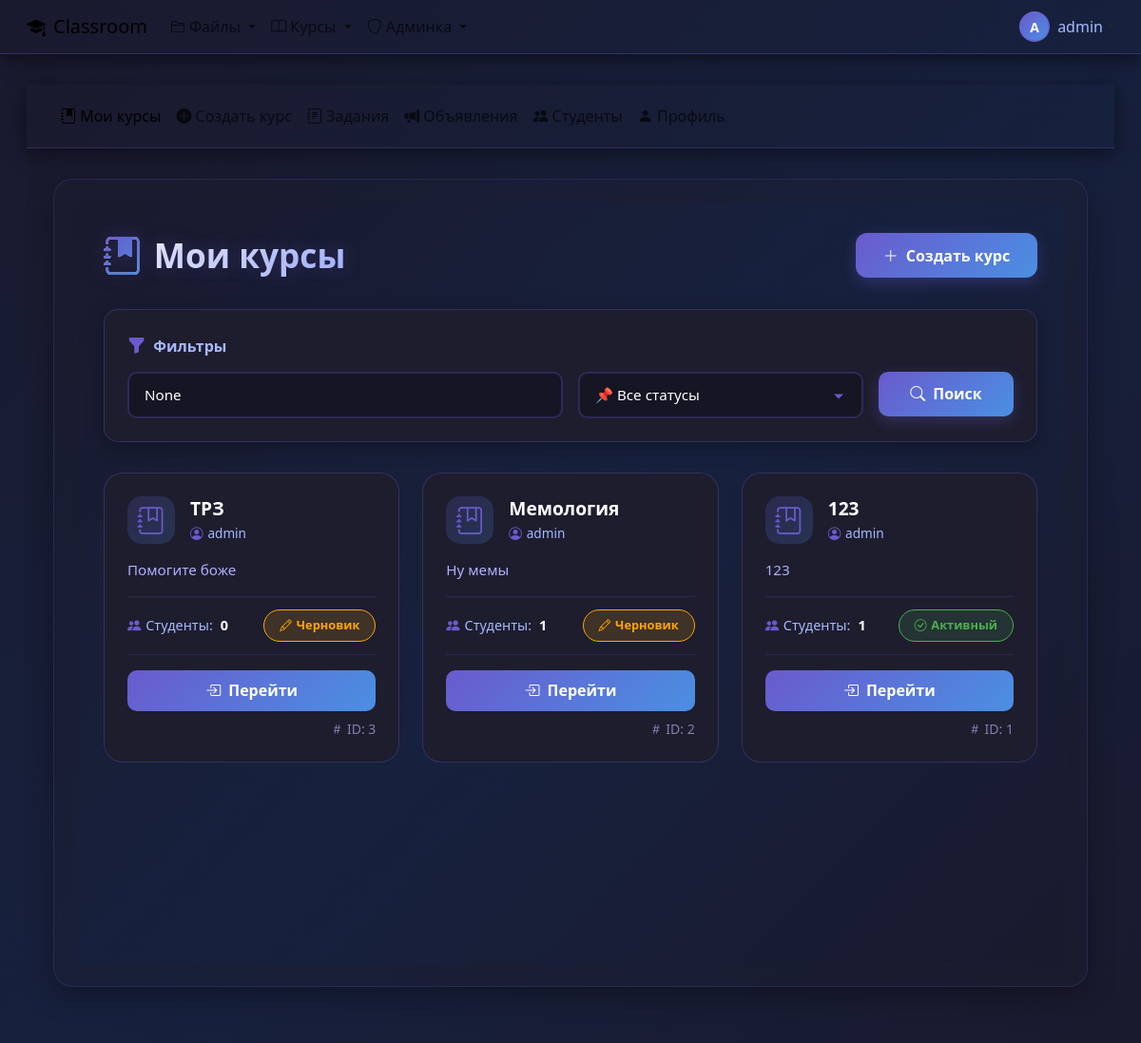
The app's page / (signed in), older data.
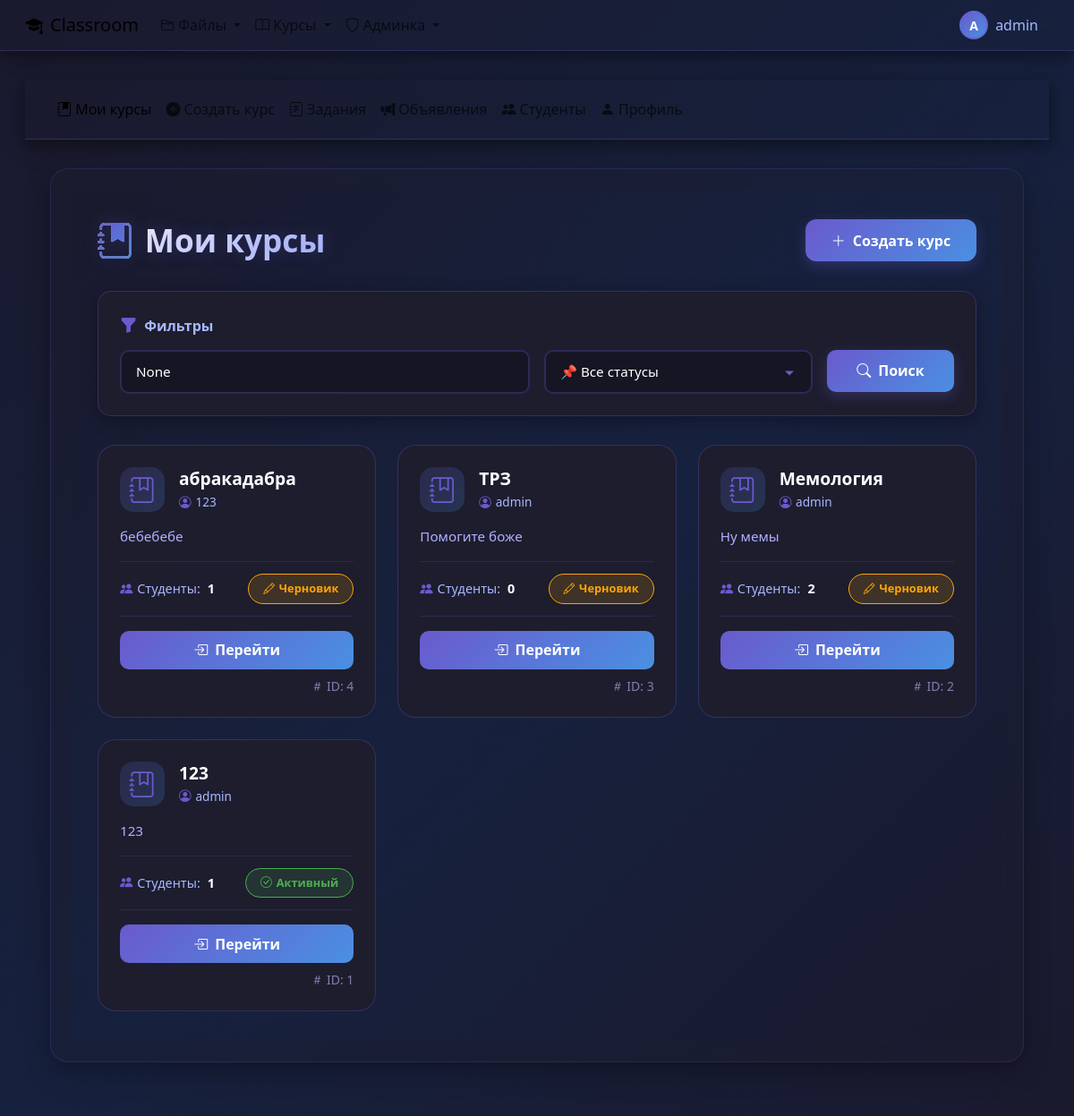
The same page, newer data.
### classroom_core/models.py (models this page shows, shortened)
class Course(models.Model):
    STATUS_CHOICES = [
       ('draft', 'Черновик'),
       ('active', 'Активный'),
       ('archived', 'Архивирован'),
       ('completed', 'Завершен'),
    ]
    title = models.CharField(max_length=255)
    description = models.TextField()
    short_description = models.CharField(max_length=200, blank=True)
    code = models.CharField(max_length=20, unique=True, blank=True)
    instructor = models.ForeignKey(
        User,
        on_delete=models.CASCADE,
        related_name='courses_created'
    )
    teaching_assistants = models.ManyToManyField(
        User,
        blank=True,
        related_name='courses_assisting'
    )
    students = models.ManyToManyField(
        User,
        blank=True,
        related_name='courses_enrolled'
    )
    student_groups = models.ManyToManyField(
        StudentGroup,
        blank=True,
        related_name='courses_enrolled',
        help_text='Группы студентов, зачисленные на курс'
    )
    status = models.CharField(
        max_length=20,
        choices=STATUS_CHOICES,
        default='draft'
    )
    start_date = models.DateTimeField(null=True, blank=True)
    end_date = models.DateTimeField(null=True, blank=True)
    created_at = models.DateTimeField(auto_now_add=True)
    updated_at = models.DateTimeField(auto_now=True)
    cover_image = models.ImageField(
        upload_to='course_covers/',
        null=True,
        blank=True
    )
    color = models.CharField(max_length=7, default='#3498db')
    is_public = models.BooleanField(default=False)
    allow_self_enrollment = models.BooleanField(default=True)
    max_students = models.IntegerField(null=True, blank=True)
    class Meta:
        ordering = ['-created_at']
        verbose_name = 'Курс'
        verbose_name_plural = 'Курсы'
    def get_student_count(self):
        return self.students.count()

### classroom_core/views.py (the view)
# urls.py: path('', views.course_list, name='course_list'),
@login_required
def course_list(request ):
    user_profile =request.user.profile
    if user_profile.is_teacher()or user_profile.is_staff()or request.user.is_superuser :
        courses =Course.objects.all()
    else :
        courses =Course.objects.filter(
        Q(instructor =request.user )|
        Q(teaching_assistants =request.user )|
        Q(students =request.user )
        ).distinct()
    status =request.GET.get('status')
    if status :
        courses =courses.filter(status =status )
    query =request.GET.get('query')
    if query :
        courses =courses.filter(
        Q(title__icontains =query )|
        Q(description__icontains =query )|
        Q(code__icontains =query )
        )
    sort_by =request.GET.get('sort','-created_at')
    courses =courses.order_by(sort_by )
    paginator =Paginator(courses ,12 )
    page_number =request.GET.get('page')
    page_obj =paginator.get_page(page_number )
    context ={
    'page_obj':page_obj ,
    'status':status ,
    'query':query ,
    'sort_by':sort_by ,
    }
    return render(request ,'classroom_core/course_list.html',context )

### classroom_core/models.py (called while the page is built)
    def is_teacher(self):
        return self.role == 'teacher'

    def is_staff(self):
        return self.role == 'staff'

### templates/classroom_core/course_list.html (shortened to what the changed rows need)
{% extends "classroom_core/base_courses.html" %}
{% block courses_content %}
<div class="dark-theme-courses">
    <div class="container">
        <div class="page-header">
            <h1 class="page-title">
                <i class="bi bi-journal-bookmark-fill"></i>
                Мои курсы
            </h1>
        </div>
        <div class="row g-4">
            {% for course in page_obj %}
            <div class="col-md-6 col-lg-4">
                <div class="course-card" data-index="{{ forloop.counter }}">
                    <div class="card-body-custom">
                        <div class="d-flex align-items-center mb-3">
                            <div class="course-icon me-3">
                                <i class="bi bi-journal-bookmark"></i>
                            </div>
                            <div>
                                <h5 class="course-title">{{ course.title }}</h5>
                                <div class="instructor-info">
                                    <i class="bi bi-person-circle"></i>
                                    {{ course.instructor.username }}
                                </div>
                            </div>
                        </div>
                        <p class="course-description">{{ course.short_description|default:course.description|truncatechars:100 }}</p>
                        <div class="stats-row">
                            <div class="stat">
                                <i class="bi bi-people-fill"></i>
                                Студенты: <strong>{{ course.get_student_count }}</strong>
                            </div>
                            <div>
                                <span class="status-badge
                                    {% if course.status == 'draft' %}badge-draft
                                    {% elif course.status == 'active' %}badge-active
                                    {% elif course.status == 'archived' %}badge-archived
                                    {% elif course.status == 'completed' %}badge-completed
                                    {% endif %}">
                                    <i class="bi
                                        {% if course.status == 'draft' %}bi-pencil
                                        {% elif course.status == 'active' %}bi-check-circle
                                        {% elif course.status == 'archived' %}bi-archive
                                        {% elif course.status == 'completed' %}bi-trophy
                                        {% endif %}">
                                    </i>
                                    {{ course.get_status_display }}
                                </span>
                            </div>
                        </div>
                        <div class="button-group">
                            <a href="{% url 'classroom_core:course_detail' course.id %}" class="btn-primary-course">
                                <i class="bi bi-box-arrow-in-right"></i>
                                Перейти
                            </a>
                        </div>
                        <div class="mt-2 text-end small" style="color: #8080b0;">
                            <i class="bi bi-hash"></i> ID: {{ course.id }}
                        </div>
                    </div>
                </div>
            </div>
            {% endfor %}
        </div>
    </div>
</div>
{% endblock %}

Row changes from the older to the newer data that the page shows:
added Course: title "абракадабра", instructor.username "123", short_description "бебебебе", get_student_count "1", status "Черновик", id "4"
changed Course "Мемология": get_student_count "1" → "2"
